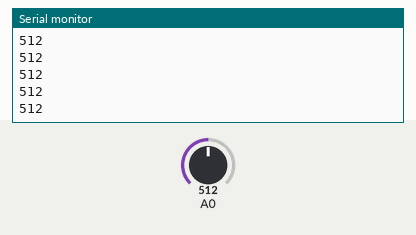
Simulated run of this sketch. Board: Arduino Uno, built with avr-gcc and run on an emulated ATmega328P. On the bench: the last lines printed to the serial monitor. The test bench sets the inputs (shaded band); at power-on: A0 = 512.

Above: at 1.2 s.
1.3 s: A0 set to 716
At 1.31 s:
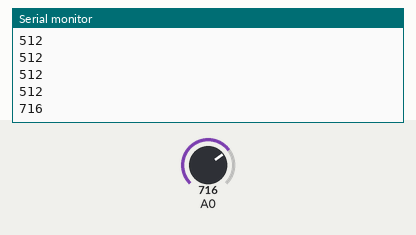
2.8 s: A0 set to 900
At 2.81 s:
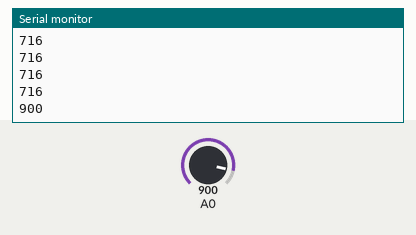
Timing chart, 0 to 5.8 s (numbered marks = the images above; inputs shaded):
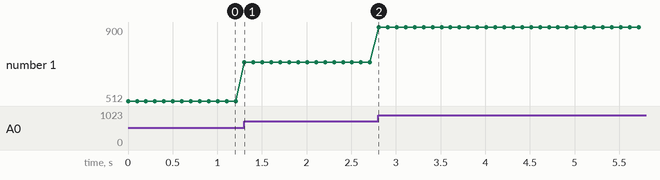

Measured:
- after the input at 1.3 s, the serial monitor: prints a new line at once (image 1)
- after the input at 2.8 s, the serial monitor: prints a new line at once (image 2)
- plotted number 1: 512 → 716 after the input at 1.3 s, 716 → 900 after the input at 2.8 s

The sketch:

soil_moisture_sensor_test.ino
```cpp
void setup()
{
  Serial.begin(115200);
}

void loop()
{
  Serial.println(analogRead(14));
  delay(100);
}
```
